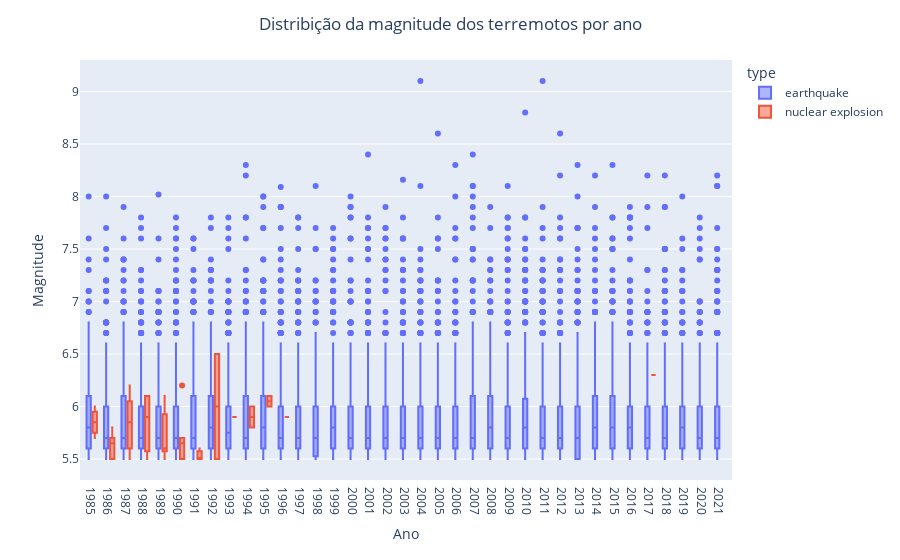

The code cell stored with this chart in its notebook:
### Code cell
fig = px.box(df_sismos.sort_values(by='ano'),
             x="ano",
             y="mag",
             color="type")
fig.update_layout(
        title='Distribição da magnitude dos terremotos por ano',
        xaxis_title="Ano",
        yaxis_title="Magnitude",
        title_x=0.5,
        )
fig.show()

### Figure 1 — Plotly figure (JSON) as saved in the notebook; plotly's stock layout.template omitted (floating-point values rounded to 4 significant figures; data arrays with more than 128 entries replaced by an {"elided": "..."} marker saying what was removed)
{"data": [{"alignmentgroup": "True", "hovertemplate": "type=earthquake<br>ano=%{x}<br>mag=%{y}<extra></extra>", "legendgroup": "earthquake", "marker": {"color": "#636efa"}, "name": "earthquake", "notched": false, "offsetgroup": "earthquake", "orientation": "v", "showlegend": true, "type": "box", "x": {"elided": "18009 str values"}, "x0": " ", "xaxis": "x", "y": {"elided": "18009 float values"}, "y0": " ", "yaxis": "y"}, {"alignmentgroup": "True", "hovertemplate": "type=nuclear explosion<br>ano=%{x}<br>mag=%{y}<extra></extra>", "legendgroup": "nuclear explosion", "marker": {"color": "#EF553B"}, "name": "nuclear explosion", "notched": false, "offsetgroup": "nuclear explosion", "orientation": "v", "showlegend": true, "type": "box", "x": ["1985", "1985", "1985", "1985", "1986", "1986", "1986", "1986", "1986", "1986", "1987", "1987", "1987", "1987", "1987", "1987", "1987", "1987", "1987", "1987", "1987", "1987", "1987", "1987", "1987", "1987", "1987", "1987", "1987", "1987", "1988", "1988", "1988", "1988", "1988", "1988", "1988", "1988", "1988", "1988", "1988", "1988", "1988", "1989", "1989", "1989", "1989", "1989", "1989", "1989", "1989", "1989", "1990", "1990", "1990", "1990", "1990", "1990", "1991", "1991", "1991", "1992", "1992", "1993", "1994", "1994", "1995", "1995", "1996", "2017"], "x0": " ", "xaxis": "x", "y": [5.8, 5.7, 5.9, 6, 5.5, 5.7, 5.8, 5.5, 5.6, 5.7, 5.9, 5.7, 5.8, 5.9, 5.8, 5.9, 6.1, 6.1, 6, 5.7, 5.5, 6.1, 5.5, 5.6, 6.2, 6.2, 5.6, 5.5, 6, 5.5, 5.5, 6.1, 5.6, 5.9, 5.5, 5.9, 5.9, 6.1, 5.6, 5.5, 5.6, 6.1, 6.1, 5.6, 5.5, 5.6, 5.7, 6, 6.1, 5.9, 5.5, 5.6, 6.2, 5.5, 5.7, 5.6, 5.5, 5.7, 5.5, 5.5, 5.6, 5.5, 6.5, 5.9, 6, 5.8, 6, 6.1, 5.9, 6.3], "y0": " ", "yaxis": "y"}], "layout": {"boxmode": "group", "legend": {"title": {"text": "type"}, "tracegroupgap": 0}, "margin": {"t": 60}, "title": {"text": "Distribição da magnitude dos terremotos por ano", "x": 0.5}, "xaxis": {"anchor": "y", "domain": [0, 1], "title": {"text": "Ano"}}, "yaxis": {"anchor": "x", "domain": [0, 1], "title": {"text": "Magnitude"}}}}
